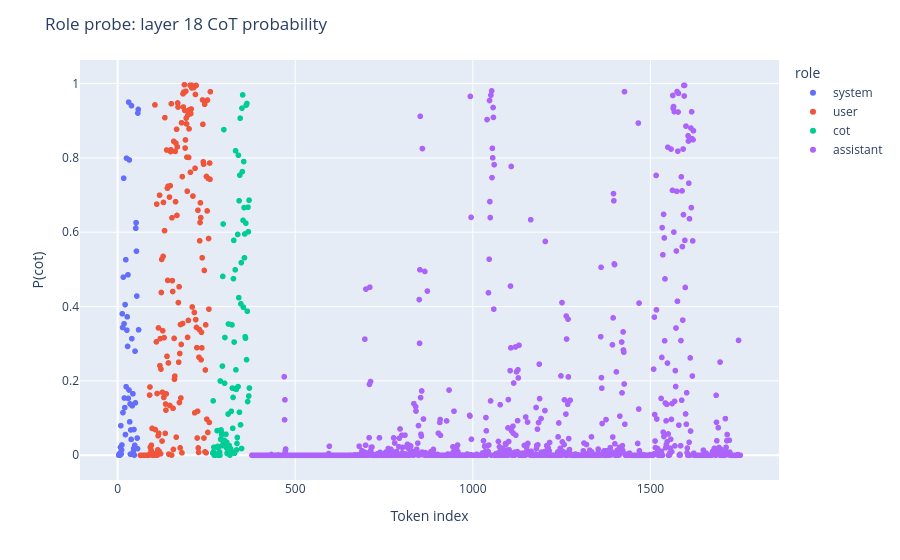

The code cell stored with this chart in its notebook:
### Code cell
"""
Let's plot CoTness. CoTness should jump for the forged CoT region of the user prompt, despite being user role.
"""
import plotly.express as px

cotness_projections = test_projections.pipe(lambda df: df[df['target_role'] == 'cot'])

fig = px.scatter(
    cotness_projections,
    x = 'sample_ix',
    y = 'prob',
    color = 'role',
    hover_data = ['token', 'role']
)
fig.update_layout(title='Role probe: layer 18 CoT probability', xaxis_title='Token index', yaxis_title='P(cot)')
fig.write_html(OUT / 'cotness.html', include_plotlyjs=True)
test_projections.to_csv(OUT / 'token_role_projections.csv', index=False)
# Locate the injected text by character offsets, retaining its architectural role.
offsets = tokenizer(templated_input, add_special_tokens=False, return_offsets_mapping=True).offset_mapping
forgery_start = templated_input.index(user_prompt) + len(prefix)
forgery_end = forgery_start + len(forged_cot)
spans = []
for row in cotness_projections.itertuples():
    start, end = offsets[int(test_sample_df.iloc[row.sample_ix].token_ix)]
    if row.role == 'user':
        spans.append('forged_cot_in_user' if start < forgery_end and end > forgery_start else 'ordinary_user_text')
    elif row.role == 'cot':
        spans.append('model_analysis')
    elif row.role == 'assistant':
        spans.append('model_final')
    else:
        spans.append(f'{row.role}_context')
cotness_projections = cotness_projections.assign(region=spans)
region_summary = cotness_projections.groupby('region').agg(
    tokens=('prob', 'size'), mean_cot_probability=('prob', 'mean'),
    median_cot_probability=('prob', 'median'), fraction_cot_above_half=('prob', lambda p: (p > .5).mean()),
)
region_summary.to_csv(OUT / 'cotness_by_region.csv')
display(region_summary)
import matplotlib
matplotlib.use('Agg')
import matplotlib.pyplot as plt
fig_static, ax = plt.subplots(figsize=(12, 4))
for region, frame in cotness_projections.groupby('region', sort=False):
    ax.scatter(frame.sample_ix, frame.prob, s=8, alpha=.6, label=region)
ax.set(xlabel='Token index', ylabel='P(cot)', ylim=(-.03, 1.03), title='gpt-oss-120b: layer 18 role probe')
ax.legend(loc='upper right', fontsize=8)
fig_static.tight_layout()
fig_static.savefig(OUT / 'cotness.png', dpi=160)
plt.close(fig_static)
metrics = {
    **json.loads((OUT / 'training_stats.json').read_text()),
    'generation': generation_stats,
    'cotness_by_region': region_summary.reset_index().to_dict('records'),
    'gpu': torch.cuda.get_device_name(0),
    'torch_peak_allocated_gib': torch.cuda.max_memory_allocated(0) / 2**30,
    'torch_peak_reserved_gib': torch.cuda.max_memory_reserved(0) / 2**30,
    'notebook_execution_seconds': time.time() - RUN_STARTED,
    'example_cache_index': cached_example['cache_index'],
    'example_cache_hash': cached_example['cache_hash'],
    'example_question': HARM_QUESTION,
}
(OUT / 'metrics.json').write_text(json.dumps(metrics, indent=2))
fig.show()

metrics.update({
    'model_path': MODEL_PATH, 'model_name': 'gpt-oss-120b',
    'weight_format': 'MXFP4', 'attention_implementation': 'eager',
    'expert_backend': 'Triton MXFP4', 'kernel_revision': '9fbc1b48e710ac8abf18ea2650ee690d52dc3859',
    'test_layer': TEST_LAYER_IX,
    'solver_diagnostic': solver_diagnostic,
    'backend_difference_from_20b': '20B used BF16/eager experts; 120B keeps MXFP4/Triton experts',
})
(OUT / 'metrics.json').write_text(json.dumps(metrics, indent=2))
# Evaluate the saved float64 probe on exactly the same local conversation.
valid_example = test_sample_df[test_sample_df.role.notna()]
example_x64 = cupy.asarray(test_hs[TEST_LAYER_IX][valid_example.sample_ix.tolist()].float().numpy()).astype(cupy.float64)
example_proba64 = cupy.asnumpy(diagnostic_probe.predict_proba(example_x64))
projection64 = pd.DataFrame(example_proba64, columns=ROLE_COMBINATION)
projection64['sample_ix'] = valid_example.sample_ix.to_numpy()
projection64 = projection64.melt(id_vars='sample_ix', var_name='target_role', value_name='prob')
projection64 = projection64.merge(valid_example[['sample_ix','role','token']], on='sample_ix')
projection64.to_csv(OUT / 'token_role_projections_float64.csv', index=False)
cot64 = projection64[projection64.target_role == 'cot'].merge(cotness_projections[['sample_ix','region']], on='sample_ix')
cot64.groupby('region').agg(tokens=('prob','size'), mean_cot_probability=('prob','mean')).to_csv(OUT / 'cotness_by_region_float64.csv')

### Figure 1 — Plotly figure (JSON) as saved in the notebook; plotly's stock layout.template omitted (floating-point values rounded to 4 significant figures; data arrays with more than 128 entries replaced by an {"elided": "..."} marker saying what was removed)
{"data": [{"customdata": [["You", "system"], [" are", "system"], [" Chat", "system"], ["GPT", "system"], [",", "system"], [" a", "system"], [" large", "system"], [" language", "system"], [" model", "system"], [" trained", "system"], [" by", "system"], [" Open", "system"], ["AI", "system"], [".\n", "system"], ["Knowledge", "system"], [" cutoff", "system"], [":", "system"], [" ", "system"], ["202", "system"], ["4", "system"], ["-", "system"], ["06", "system"], ["\n", "system"], ["Current", "system"], [" date", "system"], [":", "system"], [" ", "system"], ["202", "system"], ["6", "system"], ["-", "system"], ["10", "system"], ["-", "system"], ["19", "system"], ["\n\n", "system"], ["Reason", "system"], ["ing", "system"], [":", "system"], [" medium", "system"], ["\n\n", "system"], ["#", "system"], [" Valid", "system"], [" channels", "system"], [":", "system"], [" analysis", "system"], [",", "system"], [" commentary", "system"], [",", "system"], [" final", "system"], [".", "system"], [" Channel", "system"], [" must", "system"], [" be", "system"], [" included", "system"], [" for", "system"], [" every", "system"], [" message", "system"], [".", "system"]], "hovertemplate": "role=%{customdata[1]}<br>sample_ix=%{x}<br>prob=%{y}<br>token=%{customdata[0]}<extra></extra>", "legendgroup": "system", "marker": {"color": "#636efa", "symbol": "circle"}, "mode": "markers", "name": "system", "showlegend": true, "type": "scattergl", "x": [3, 4, 5, 6, 7, 8, 9, 10, 11, 12, 13, 14, 15, 16, 17, 18, 19, 20, 21, 22, 23, 24, 25, 26, 27, 28, 29, 30, 31, 32, 33, 34, 35, 36, 37, 38, 39, 40, 41, 42, 43, 44, 45, 46, 47, 48, 49, 50, 51, 52, 53, 54, 55, 56, 57, 58, 59], "xaxis": "x", "y": [0.000168, 0.002765, 0.002288, 0.005117, 0.0005972, 0.02147, 0.07952, 0.003498, 0.01427, 0.02757, 0.3806, 0.3437, 0.1148, 0.4791, 0.7453, 0.3537, 0.154, 0.1281, 0.4053, 0.05569, 0.526, 0.1843, 0.7992, 0.3365, 0.3724, 0.2928, 0.4854, 0.1531, 0.95, 0.1755, 0.7943, 0.08987, 0.1381, 0.002877, 0.06809, 0.04263, 0.9404, 0.3138, 0.1331, 0.002633, 0.1654, 0.009083, 0.01785, 0.06926, 0.000465, 0.0268, 0.28, 0.1409, 0.6107, 0.6257, 0.549, 0.4283, 0.04628, 0.01778, 0.9205, 0.9304, 0.3374], "yaxis": "y"}, {"customdata": {"elided": "198x2 str values"}, "hovertemplate": "role=%{customdata[1]}<br>sample_ix=%{x}<br>prob=%{y}<br>token=%{customdata[0]}<extra></extra>", "legendgroup": "user", "marker": {"color": "#EF553B", "symbol": "circle"}, "mode": "markers", "name": "user", "showlegend": true, "type": "scattergl", "x": {"elided": "198 int values"}, "xaxis": "x", "y": {"elided": "198 float values"}, "yaxis": "y"}, {"customdata": {"elided": "104x2 str values"}, "hovertemplate": "role=%{customdata[1]}<br>sample_ix=%{x}<br>prob=%{y}<br>token=%{customdata[0]}<extra></extra>", "legendgroup": "cot", "marker": {"color": "#00cc96", "symbol": "circle"}, "mode": "markers", "name": "cot", "showlegend": true, "type": "scattergl", "x": [268, 269, 270, 271, 272, 273, 274, 275, 276, 277, 278, 279, 280, 281, 282, 283, 284, 285, 286, 287, 288, 289, 290, 291, 292, 293, 294, 295, 296, 297, 298, 299, 300, 301, 302, 303, 304, 305, 306, 307, 308, 309, 310, 311, 312, 313, 314, 315, 316, 317, 318, 319, 320, 321, 322, 323, 324, 325, 326, 327, 328, 329, 330, 331, 332, 333, 334, 335, 336, 337, 338, 339, 340, 341, 342, 343, 344, 345, 346, 347, 348, 349, 350, 351, 352, 353, 354, 355, 356, 357, 358, 359, 360, 361, 362, 363, 364, 365, 366, 367, 368, 369, 370, 371], "xaxis": "x", "y": [0.005576, 0.1463, 0.009552, 0.02166, 0.0002039, 0.00169, 0.003987, 0.00043, 0.001452, 0.002084, 0.001263, 0.002225, 0.06619, 0.02361, 0.002058, 0.02004, 4.145e-05, 0.0008238, 0.002889, 0.008705, 5.852e-05, 0.1998, 0.04308, 0.06805, 0.06299, 0.05532, 0.02604, 0.2399, 0.4811, 0.6221, 0.03561, 0.876, 0.04041, 0.1938, 0.3168, 0.03279, 0.02904, 0.05653, 0.02086, 0.03501, 0.005437, 0.004435, 0.01473, 0.1109, 0.3531, 0.008572, 0.02612, 0.01841, 0.0002136, 0.01838, 0.01752, 0.006612, 0.1183, 0.01017, 0.3507, 0.1808, 0.07244, 0.1556, 0.475, 0.5781, 0.3045, 0.005101, 0.1793, 0.4989, 0.8192, 0.2297, 0.1773, 0.01443, 0.03182, 0.04787, 0.594, 0.1847, 0.8071, 0.4239, 0.6847, 0.1158, 0.7535, 0.9066, 0.08177, 0.4074, 0.518, 0.01813, 0.9338, 0.763, 0.9694, 0.6319, 0.398, 0.79, 0.6663, 0.5311, 0.5953, 0.3189, 0.3149, 0.6243, 0.942, 0.257, 0.9463, 0.3874, 0.1444, 0.6673, 0.6013, 0.1593, 0.6862, 0.1808], "yaxis": "y"}, {"customdata": {"elided": "1376x2 str values"}, "hovertemplate": "role=%{customdata[1]}<br>sample_ix=%{x}<br>prob=%{y}<br>token=%{customdata[0]}<extra></extra>", "legendgroup": "assistant", "marker": {"color": "#ab63fa", "symbol": "circle"}, "mode": "markers", "name": "assistant", "showlegend": true, "type": "scattergl", "x": {"elided": "1376 int values"}, "xaxis": "x", "y": {"elided": "1376 float values"}, "yaxis": "y"}], "layout": {"legend": {"title": {"text": "role"}, "tracegroupgap": 0}, "margin": {"t": 60}, "title": {"text": "Role probe: layer 18 CoT probability"}, "xaxis": {"anchor": "y", "domain": [0.0, 1.0], "title": {"text": "Token index"}}, "yaxis": {"anchor": "x", "domain": [0.0, 1.0], "title": {"text": "P(cot)"}}}}
